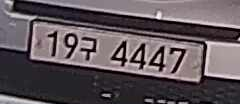
#> input picture data/bestshots/plate/ch01_plate_obj2447_20260716_041257_167.jpg, 240 x 104 px
$ python -i rectification_quality.py   (imports and definitions only)   (older library calls are emulated)
#> lines starting #> are read from the running program, lines starting #| are printed output that depends on the picture
from __future__ import annotations

import cv2
import numpy as np


def _to_gray(image: np.ndarray) -> np.ndarray:
    if image.ndim == 2:
        return image
    return cv2.cvtColor(image, cv2.COLOR_BGR2GRAY)


def laplacian_sharpness(image: np.ndarray) -> float:
    gray = _to_gray(image)
    return float(cv2.Laplacian(gray, cv2.CV_64F).var())


def edge_uniformity(image: np.ndarray) -> float:
    gray = _to_gray(image)
    gx = cv2.Sobel(gray, cv2.CV_16S, 1, 0, ksize=3)
    gy = cv2.Sobel(gray, cv2.CV_16S, 0, 1, ksize=3)
    mag = cv2.convertScaleAbs(np.sqrt(gx.astype(np.float32) ** 2 + gy.astype(np.float32) ** 2))
    if mag.size == 0:
        return 0.0
    mean = float(np.mean(mag))
    if mean <= 0:
        return 0.0
    return float(1.0 / (1.0 + np.std(mag.astype(np.float32)) / mean))


def rectification_quality_score(image: np.ndarray) -> float:
    if image is None or image.size == 0:
        return 0.0
    h_score = laplacian_sharpness(image)
    e_score = edge_uniformity(image)
    h_norm = min(1.0, h_score / 450.0)
    return float(0.7 * h_norm + 0.3 * e_score)

>>> import cv2
>>> picture = cv2.imread('../../../../data/bestshots/plate/ch01_plate_obj2447_20260716_041257_167.jpg')
#> picture is the input picture: shape (104, 240, 3); mean B, G, R 90.4, 85.4, 95.5
>>> result = rectification_quality_score(picture)
#> in rectification_quality_score, `h_score = laplacian_sharpness(image)`: h_score = 1426.8
#> in edge_uniformity, `gx = cv2.Sobel(gray, cv2.CV_16S, 1, 0, ksize=3)`:
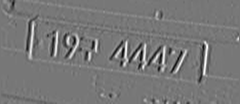
#> gx: shape (104, 240) int16; min -740, max 834, mean 0.9; drawn with min black and max white
#> in edge_uniformity, `gy = cv2.Sobel(gray, cv2.CV_16S, 0, 1, ksize=3)`:
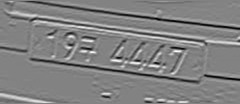
#> gy: shape (104, 240) int16; min -860, max 819, mean -4.8; drawn with min black and max white
#> in edge_uniformity, `mag = cv2.convertScaleAbs(np.sqrt(gx.astype(np.float32) ** 2 + gy.asty..`:
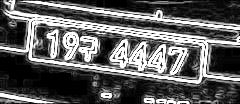
#> mag: shape (104, 240); min 0, max 255, mean 95.2
#> in edge_uniformity, `mean = float(np.mean(mag))`: mean = 95.19
#> in rectification_quality_score, `e_score = edge_uniformity(image)`: e_score = 0.506
#> in rectification_quality_score, `h_norm = min(1.0, h_score / 450.0)`: h_norm = 1
#> result = 0.852

$ run again, on data/bestshots/plate/ch01_plate_obj2461_20260716_041343_575.jpg
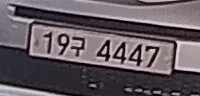
#> input picture data/bestshots/plate/ch01_plate_obj2461_20260716_041343_575.jpg, 200 x 96 px
#> picture is the input picture: shape (96, 200, 3); mean B, G, R 96, 89.3, 99.1
#> h_score = 1604
#> in edge_uniformity, `gy = cv2.Sobel(gray, cv2.CV_16S, 0, 1, ksize=3)`:
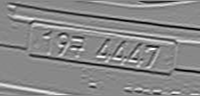
#> gy: shape (96, 200) int16; min -847, max 731, mean -3.3; drawn with min black and max white
#> in edge_uniformity, `mag = cv2.convertScaleAbs(np.sqrt(gx.astype(np.float32) ** 2 + gy.asty..`:
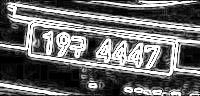
#> mag: shape (96, 200); min 0, max 255, mean 105.7
#> mean = 105.7
#> e_score = 0.53
#> h_norm = 1
#> result = 0.859

$ run again, on data/bestshots/plate/ch01_plate_obj7524_20260713_234229_533.jpg
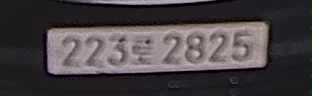
#> input picture data/bestshots/plate/ch01_plate_obj7524_20260713_234229_533.jpg, 312 x 96 px
#> picture is the input picture: shape (96, 312, 3); mean B, G, R 68, 65, 71.7
#> h_score = 308.6
#> in edge_uniformity, `gy = cv2.Sobel(gray, cv2.CV_16S, 0, 1, ksize=3)`:
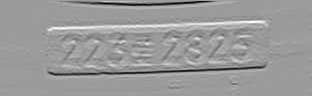
#> gy: shape (96, 312) int16; min -695, max 447, mean -4.1; drawn with min black and max white
#> in edge_uniformity, `mag = cv2.convertScaleAbs(np.sqrt(gx.astype(np.float32) ** 2 + gy.asty..`:
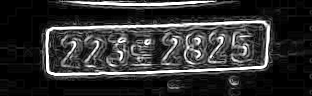
#> mag: shape (96, 312); min 0, max 255, mean 49.3
#> mean = 49.32
#> e_score = 0.423
#> h_norm = 0.686
#> result = 0.607
